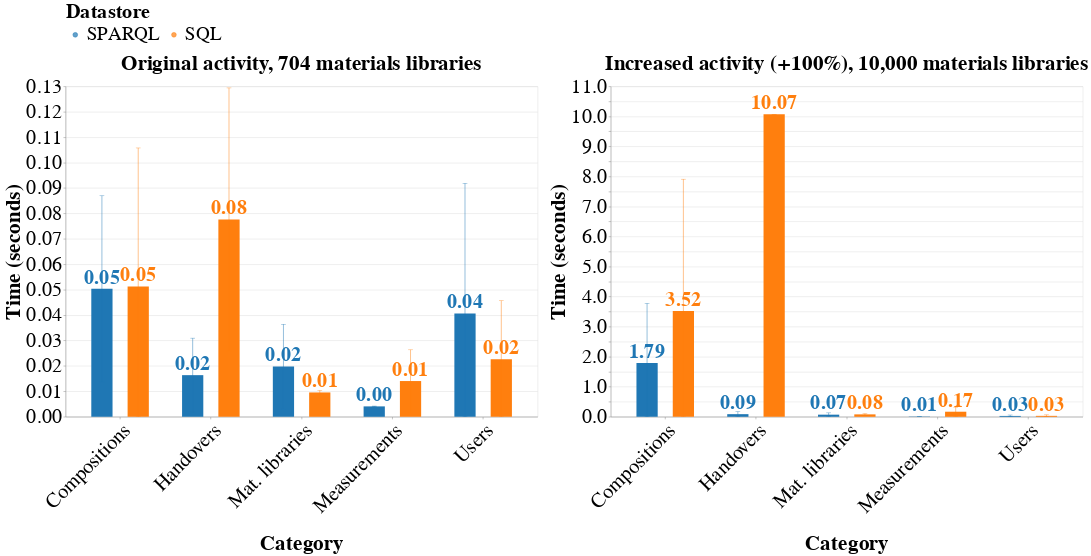

The cell this chart's notebook holds for it:
### Code cell
charts_avg = []
for df, title in [(query_benchmark_results_normal, "Original activity, 704 materials libraries"), (query_benchmark_results_extreme, "Increased activity (+100%), 10,000 materials libraries")]:
    base = alt.Chart(df).properties(width=600, height=550, title=title).encode(
        x=alt.X('category:N', title='Category', axis=alt.Axis(labelAngle=-45,  labelLimit=0, titlePadding=45), sort=x_label_order),
        color=alt.Color('type:N', scale=alt.Scale(domain=['SPARQL', 'SQL']), title='Datastore', legend=alt.Legend(title="Datastore", orient="top")),
        xOffset=alt.XOffset('type:N'),
        
    ).properties(
        width=1000, # For the paper: 800
        height=700 # For the paper: 600
    )

    # Compute mean and stdev per category/type
    agg = base.transform_aggregate(
        mean_time='mean(time)',
        stdev_time='stdev(time)',
        groupby=['category', 'type']
    ).transform_calculate(
        lower='max(0, datum.mean_time - datum.stdev_time)',
        upper='datum.mean_time + datum.stdev_time'
    )

    bars = agg.mark_bar(size=45).encode(
        y=alt.Y('mean_time:Q', title='Time (seconds)')
    )
    
    error_bars = agg.mark_errorbar(ticks=True, size=10, color='black').encode(
        y=alt.Y('lower:Q', title='Time (seconds)'),
        y2='upper:Q'
    )
    
    text = agg.mark_text(
        align='center',
        baseline='bottom',
        fontWeight='bold',
        dy=-2
    ).encode(
        y=alt.Y('mean_time:Q', title='Time (seconds)'),
        text=alt.Text('mean_time:Q', format='.2f')
    )


    charts_avg.append(bars + text + error_bars)

sparql_sql_benchmark_avgs = alt.hconcat(*charts_avg).resolve_scale(y='independent')
sparql_sql_benchmark_avgs.save('sparql_sql_benchmark_avg.pdf')
sparql_sql_benchmark_avgs

### Figure 1 — Vega specification as saved in the notebook (floating-point values rounded to 4 significant figures)
{"$schema": "https://vega.github.io/schema/vega/v5.json", "data": [{"name": "_server_source_1", "values": [{"category": "Compositions", "type": "SQL", "mean_time": 3.519, "stdev_time": 4.391}, {"category": "Handovers", "type": "SQL", "mean_time": 10.07, "stdev_time": 0.001503}, {"category": "Mat. libraries", "type": "SQL", "mean_time": 0.07996, "stdev_time": 0.02538}, {"category": "Measurements", "type": "SQL", "mean_time": 0.1684, "stdev_time": 0.1512}, {"category": "Users", "type": "SQL", "mean_time": 0.03056, "stdev_time": 0.03447}, {"category": "Compositions", "type": "SPARQL", "mean_time": 1.793, "stdev_time": 1.982}, {"category": "Handovers", "type": "SPARQL", "mean_time": 0.08689, "stdev_time": 0.08198}, {"category": "Mat. libraries", "type": "SPARQL", "mean_time": 0.0701, "stdev_time": 0.06022}, {"category": "Measurements", "type": "SPARQL", "mean_time": 0.009307, "stdev_time": 0.003259}, {"category": "Users", "type": "SPARQL", "mean_time": 0.0281, "stdev_time": 0.03081}]}, {"name": "_server_source_0", "values": [{"category": "Compositions", "type": "SQL", "mean_time": 0.05123, "stdev_time": 0.05454}, {"category": "Handovers", "type": "SQL", "mean_time": 0.07765, "stdev_time": 0.05174}, {"category": "Mat. libraries", "type": "SQL", "mean_time": 0.009571, "stdev_time": 0.0007871}, {"category": "Measurements", "type": "SQL", "mean_time": 0.01406, "stdev_time": 0.01229}, {"category": "Users", "type": "SQL", "mean_time": 0.0226, "stdev_time": 0.02305}, {"category": "Compositions", "type": "SPARQL", "mean_time": 0.05033, "stdev_time": 0.03661}, {"category": "Handovers", "type": "SPARQL", "mean_time": 0.01638, "stdev_time": 0.01456}, {"category": "Mat. libraries", "type": "SPARQL", "mean_time": 0.01973, "stdev_time": 0.01667}, {"category": "Measurements", "type": "SPARQL", "mean_time": 0.004086, "stdev_time": 0.0001346}, {"category": "Users", "type": "SPARQL", "mean_time": 0.04063, "stdev_time": 0.05123}]}, {"name": "source_0", "source": "_server_source_0", "transform": [{"type": "formula", "expr": "max(0, datum.mean_time - datum.stdev_time)", "as": "lower"}, {"type": "formula", "expr": "datum.mean_time + datum.stdev_time", "as": "upper"}, {"type": "project", "fields": ["category", "lower", "mean_time", "type", "upper"]}]}, {"name": "data_0", "source": "source_0", "transform": [{"type": "formula", "expr": "datum[\"upper\"]", "as": "upper_lower"}, {"type": "formula", "expr": "datum[\"lower\"]", "as": "lower_lower"}, {"type": "formula", "expr": "datum[\"category\"]===\"Materials libraries of silver or gold\" ? 0 : datum[\"category\"]===\"Materials libraries of silver and gold\" ? 1 : datum[\"category\"]===\"Materials libraries and creators\" ? 2 : datum[\"category\"]===\"Materials libraries not of silver or gold\" ? 3 : datum[\"category\"]===\"Substrate of every materials library\" ? 4 : datum[\"category\"]===\"All EDX measurements\" ? 5 : datum[\"category\"]===\"Measurements and creators\" ? 6 : datum[\"category\"]===\"Measurement area compositions counts\" ? 7 : datum[\"category\"]===\"Gold composition values\" ? 8 : datum[\"category\"]===\"Handovers with XRD measurements\" ? 9 : datum[\"category\"]===\"Measurements to handover correspondences\" ? 10 : datum[\"category\"]===\"All user details\" ? 11 : datum[\"category\"]===\"Materials libraries authored per user\" ? 12 : 13", "as": "x_category_sort_index"}, {"type": "formula", "expr": "datum[\"category\"]===\"Materials libraries of silver or gold\" ? 0 : datum[\"category\"]===\"Materials libraries of silver and gold\" ? 1 : datum[\"category\"]===\"Materials libraries and creators\" ? 2 : datum[\"category\"]===\"Materials libraries not of silver or gold\" ? 3 : datum[\"category\"]===\"Substrate of every materials library\" ? 4 : datum[\"category\"]===\"All EDX measurements\" ? 5 : datum[\"category\"]===\"Measurements and creators\" ? 6 : datum[\"category\"]===\"Measurement area compositions counts\" ? 7 : datum[\"category\"]===\"Gold composition values\" ? 8 : datum[\"category\"]===\"Handovers with XRD measurements\" ? 9 : datum[\"category\"]===\"Measurements to handover correspondences\" ? 10 : datum[\"category\"]===\"All user details\" ? 11 : datum[\"category\"]===\"Materials libraries authored per user\" ? 12 : 13", "as": "tooltip_category_sort_index"}, {"type": "project", "fields": ["category", "lower_lower", "type", "upper_lower", "x_category_sort_index"]}]}, {"name": "data_2", "source": "data_0", "transform": [{"type": "filter", "expr": "isValid(datum[\"lower_lower\"]) && isFinite(+datum[\"lower_lower\"])"}, {"type": "project", "fields": ["category", "lower_lower", "type", "upper_lower"]}]}, {"name": "data_3", "source": "data_0", "transform": [{"type": "filter", "expr": "isValid(datum[\"upper_lower\"]) && isFinite(+datum[\"upper_lower\"])"}, {"type": "project", "fields": ["category", "lower_lower", "type", "upper_lower"]}]}, {"name": "data_4", "source": "source_0", "transform": [{"type": "formula", "expr": "datum[\"category\"]===\"Materials libraries of silver or gold\" ? 0 : datum[\"category\"]===\"Materials libraries of silver and gold\" ? 1 : datum[\"category\"]===\"Materials libraries and creators\" ? 2 : datum[\"category\"]===\"Materials libraries not of silver or gold\" ? 3 : datum[\"category\"]===\"Substrate of every materials library\" ? 4 : datum[\"category\"]===\"All EDX measurements\" ? 5 : datum[\"category\"]===\"Measurements and creators\" ? 6 : datum[\"category\"]===\"Measurement area compositions counts\" ? 7 : datum[\"category\"]===\"Gold composition values\" ? 8 : datum[\"category\"]===\"Handovers with XRD measurements\" ? 9 : datum[\"category\"]===\"Measurements to handover correspondences\" ? 10 : datum[\"category\"]===\"All user details\" ? 11 : datum[\"category\"]===\"Materials libraries authored per user\" ? 12 : 13", "as": "x_category_sort_index"}, {"type": "project", "fields": ["category", "mean_time", "type", "x_category_sort_index"]}]}, {"name": "data_6", "source": "data_4", "transform": [{"type": "stack", "field": "mean_time", "groupby": ["category", "type"], "sort": {"field": [], "order": []}, "as": ["mean_time_start", "mean_time_end"], "offset": "zero"}, {"type": "filter", "expr": "isValid(datum[\"mean_time\"]) && isFinite(+datum[\"mean_time\"])"}, {"type": "project", "fields": ["category", "mean_time_end", "mean_time_start", "type"]}]}, {"name": "data_7", "source": "data_4", "transform": [{"type": "filter", "expr": "isValid(datum[\"mean_time\"]) && isFinite(+datum[\"mean_time\"])"}, {"type": "project", "fields": ["category", "mean_time", "type"]}]}, {"name": "source_1", "source": "_server_source_1", "transform": [{"type": "formula", "expr": "max(0, datum.mean_time - datum.stdev_time)", "as": "lower"}, {"type": "formula", "expr": "datum.mean_time + datum.stdev_time", "as": "upper"}, {"type": "project", "fields": ["category", "lower", "mean_time", "type", "upper"]}]}, {"name": "data_8", "source": "source_1", "transform": [{"type": "formula", "expr": "datum[\"upper\"]", "as": "upper_lower"}, {"type": "formula", "expr": "datum[\"lower\"]", "as": "lower_lower"}, {"type": "formula", "expr": "datum[\"category\"]===\"Materials libraries of silver or gold\" ? 0 : datum[\"category\"]===\"Materials libraries of silver and gold\" ? 1 : datum[\"category\"]===\"Materials libraries and creators\" ? 2 : datum[\"category\"]===\"Materials libraries not of silver or gold\" ? 3 : datum[\"category\"]===\"Substrate of every materials library\" ? 4 : datum[\"category\"]===\"All EDX measurements\" ? 5 : datum[\"category\"]===\"Measurements and creators\" ? 6 : datum[\"category\"]===\"Measurement area compositions counts\" ? 7 : datum[\"category\"]===\"Gold composition values\" ? 8 : datum[\"category\"]===\"Handovers with XRD measurements\" ? 9 : datum[\"category\"]===\"Measurements to handover correspondences\" ? 10 : datum[\"category\"]===\"All user details\" ? 11 : datum[\"category\"]===\"Materials libraries authored per user\" ? 12 : 13", "as": "x_category_sort_index"}, {"type": "formula", "expr": "datum[\"category\"]===\"Materials libraries of silver or gold\" ? 0 : datum[\"category\"]===\"Materials libraries of silver and gold\" ? 1 : datum[\"category\"]===\"Materials libraries and creators\" ? 2 : datum[\"category\"]===\"Materials libraries not of silver or gold\" ? 3 : datum[\"category\"]===\"Substrate of every materials library\" ? 4 : datum[\"category\"]===\"All EDX measurements\" ? 5 : datum[\"category\"]===\"Measurements and creators\" ? 6 : datum[\"category\"]===\"Measurement area compositions counts\" ? 7 : datum[\"category\"]===\"Gold composition values\" ? 8 : datum[\"category\"]===\"Handovers with XRD measurements\" ? 9 : datum[\"category\"]===\"Measurements to handover correspondences\" ? 10 : datum[\"category\"]===\"All user details\" ? 11 : datum[\"category\"]===\"Materials libraries authored per user\" ? 12 : 13", "as": "tooltip_category_sort_index"}, {"type": "project", "fields": ["category", "lower_lower", "type", "upper_lower", "x_category_sort_index"]}]}, {"name": "data_10", "source": "data_8", "transform": [{"type": "filter", "expr": "isValid(datum[\"lower_lower\"]) && isFinite(+datum[\"lower_lower\"])"}, {"type": "project", "fields": ["category", "lower_lower", "type", "upper_lower"]}]}, {"name": "data_11", "source": "data_8", "transform": [{"type": "filter", "expr": "isValid(datum[\"upper_lower\"]) && isFinite(+datum[\"upper_lower\"])"}, {"type": "project", "fields": ["category", "lower_lower", "type", "upper_lower"]}]}, {"name": "data_12", "source": "source_1", "transform": [{"type": "formula", "expr": "datum[\"category\"]===\"Materials libraries of silver or gold\" ? 0 : datum[\"category\"]===\"Materials libraries of silver and gold\" ? 1 : datum[\"category\"]===\"Materials libraries and creators\" ? 2 : datum[\"category\"]===\"Materials libraries not of silver or gold\" ? 3 : datum[\"category\"]===\"Substrate of every materials library\" ? 4 : datum[\"category\"]===\"All EDX measurements\" ? 5 : datum[\"category\"]===\"Measurements and creators\" ? 6 : datum[\"category\"]===\"Measurement area compositions counts\" ? 7 : datum[\"category\"]===\"Gold composition values\" ? 8 : datum[\"category\"]===\"Handovers with XRD measurements\" ? 9 : datum[\"category\"]===\"Measurements to handover correspondences\" ? 10 : datum[\"category\"]===\"All user details\" ? 11 : datum[\"category\"]===\"Materials libraries authored per user\" ? 12 : 13", "as": "x_category_sort_index"}, {"type": "project", "fields": ["category", "mean_time", "type", "x_category_sort_index"]}]}, {"name": "data_14", "source": "data_12", "transform": [{"type": "stack", "field": "mean_time", "groupby": ["category", "type"], "sort": {"field": [], "order": []}, "as": ["mean_time_start", "mean_time_end"], "offset": "zero"}, {"type": "filter", "expr": "isValid(datum[\"mean_time\"]) && isFinite(+datum[\"mean_time\"])"}, {"type": "project", "fields": ["category", "mean_time_end", "mean_time_start", "type"]}]}, {"name": "data_15", "source": "data_12", "transform": [{"type": "filter", "expr": "isValid(datum[\"mean_time\"]) && isFinite(+datum[\"mean_time\"])"}, {"type": "project", "fields": ["category", "mean_time", "type"]}]}, {"name": "data_6_xOffset_domain_type_0", "source": "data_6", "transform": [{"type": "aggregate", "groupby": ["type"], "fields": [], "ops": [], "as": []}, {"type": "formula", "expr": "datum['type']", "as": "sort_field"}, {"type": "project", "fields": ["type"]}]}, {"name": "data_7_xOffset_domain_type_1", "source": "data_7", "transform": [{"type": "aggregate", "groupby": ["type"], "fields": [], "ops": [], "as": []}, {"type": "formula", "expr": "datum['type']", "as": "sort_field"}, {"type": "project", "fields": ["type"]}]}, {"name": "data_2_xOffset_domain_type_2", "source": "data_2", "transform": [{"type": "aggregate", "groupby": ["type"], "fields": [], "ops": [], "as": []}, {"type": "formula", "expr": "datum['type']", "as": "sort_field"}, {"type": "project", "fields": ["type"]}]}, {"name": "data_3_xOffset_domain_type_3", "source": "data_3", "transform": [{"type": "aggregate", "groupby": ["type"], "fields": [], "ops": [], "as": []}, {"type": "formula", "expr": "datum['type']", "as": "sort_field"}, {"type": "project", "fields": ["type"]}]}, {"name": "data_14_xOffset_domain_type_4", "source": "data_14", "transform": [{"type": "aggregate", "groupby": ["type"], "fields": [], "ops": [], "as": []}, {"type": "formula", "expr": "datum['type']", "as": "sort_field"}, {"type": "project", "fields": ["type"]}]}, {"name": "data_15_xOffset_domain_type_5", "source": "data_15", "transform": [{"type": "aggregate", "groupby": ["type"], "fields": [], "ops": [], "as": []}, {"type": "formula", "expr": "datum['type']", "as": "sort_field"}, {"type": "project", "fields": ["type"]}]}, {"name": "data_10_xOffset_domain_type_6", "source": "data_10", "transform": [{"type": "aggregate", "groupby": ["type"], "fields": [], "ops": [], "as": []}, {"type": "formula", "expr": "datum['type']", "as": "sort_field"}, {"type": "project", "fields": ["type"]}]}, {"name": "data_11_xOffset_domain_type_7", "source": "data_11", "transform": [{"type": "aggregate", "groupby": ["type"], "fields": [], "ops": [], "as": []}, {"type": "formula", "expr": "datum['type']", "as": "sort_field"}, {"type": "project", "fields": ["type"]}]}, {"name": "data_4_concat_0_x_domain_category_0", "source": "data_4", "transform": [{"type": "aggregate", "groupby": ["category"], "fields": ["x_category_sort_index"], "ops": ["min"], "as": ["sort_field"]}, {"type": "project", "fields": ["category", "sort_field"]}]}, {"name": "data_0_concat_0_x_domain_category_1", "source": "data_0", "transform": [{"type": "aggregate", "groupby": ["category"], "fields": ["x_category_sort_index"], "ops": ["min"], "as": ["sort_field"]}, {"type": "project", "fields": ["category", "sort_field"]}]}, {"name": "data_12_concat_1_x_domain_category_0", "source": "data_12", "transform": [{"type": "aggregate", "groupby": ["category"], "fields": ["x_category_sort_index"], "ops": ["min"], "as": ["sort_field"]}, {"type": "project", "fields": ["category", "sort_field"]}]}, {"name": "data_8_concat_1_x_domain_category_1", "source": "data_8", "transform": [{"type": "aggregate", "groupby": ["category"], "fields": ["x_category_sort_index"], "ops": ["min"], "as": ["sort_field"]}, {"type": "project", "fields": ["category", "sort_field"]}]}], "signals": [{"name": "childWidth", "value": 1000}], "marks": [{"type": "group", "name": "concat_0_group", "encode": {"update": {"width": {"signal": "childWidth"}, "height": {"signal": "height"}}}, "marks": [{"type": "rect", "name": "concat_0_layer_0_marks", "from": {"data": "data_6"}, "encode": {"update": {"width": {"value": 45}, "y": {"field": "mean_time_end", "scale": "concat_0_y"}, "y2": {"field": "mean_time_start", "scale": "concat_0_y"}, "fill": {"field": "type", "scale": "color"}, "xc": {"field": "category", "scale": "concat_0_x", "offset": {"field": "type", "scale": "xOffset", "band": 0.5}}}}, "style": ["bar"]}, {"type": "text", "name": "concat_0_layer_1_marks", "from": {"data": "data_7"}, "encode": {"update": {"dy": {"value": -2}, "align": {"value": "center"}, "y": {"field": "mean_time", "scale": "concat_0_y"}, "text": {"signal": "format(datum[\"mean_time\"], \".2f\")"}, "fontSize": {"value": 43}, "fill": {"field": "type", "scale": "color"}, "baseline": {"value": "bottom"}, "x": {"field": "category", "scale": "concat_0_x", "offset": {"field": "type", "scale": "xOffset", "band": 0.5}}, "fontWeight": {"value": "bold"}}}, "style": ["text"]}, {"type": "rect", "name": "concat_0_layer_2_layer_0_marks", "from": {"data": "data_2"}, "encode": {"update": {"height": {"value": 1}, "opacity": {"value": 0.7}, "xc": {"field": "category", "scale": "concat_0_x", "offset": {"field": "type", "scale": "xOffset", "band": 0.5}}, "width": {"value": 10}, "yc": {"field": "lower_lower", "scale": "concat_0_y"}, "fill": {"field": "type", "scale": "color"}, "tooltip": {"signal": "{\"upper\": format(datum[\"upper_lower\"], \"\"), \"lower\": format(datum[\"lower_lower\"], \"\"), \"Datastore\": isValid(datum[\"type\"]) ? datum[\"type\"] : \"\"+datum[\"type\"], \"Category\": isValid(datum[\"category\"]) ? datum[\"category\"] : \"\"+datum[\"category\"], \"type\": isValid(datum[\"type\"]) ? datum[\"type\"] : \"\"+datum[\"type\"]}"}}}, "style": ["tick", "errorbar-ticks"], "aria": false}, {"type": "rect", "name": "concat_0_layer_2_layer_1_marks", "from": {"data": "data_3"}, "encode": {"update": {"xc": {"field": "category", "scale": "concat_0_x", "offset": {"field": "type", "scale": "xOffset", "band": 0.5}}, "yc": {"field": "upper_lower", "scale": "concat_0_y"}, "tooltip": {"signal": "{\"upper\": format(datum[\"upper_lower\"], \"\"), \"lower\": format(datum[\"lower_lower\"], \"\"), \"Datastore\": isValid(datum[\"type\"]) ? datum[\"type\"] : \"\"+datum[\"type\"], \"Category\": isValid(datum[\"category\"]) ? datum[\"category\"] : \"\"+datum[\"category\"], \"type\": isValid(datum[\"type\"]) ? datum[\"type\"] : \"\"+datum[\"type\"]}"}, "width": {"value": 10}, "height": {"value": 1}, "fill": {"field": "type", "scale": "color"}, "opacity": {"value": 0.7}}}, "style": ["tick", "errorbar-ticks"], "aria": false}, {"type": "rule", "name": "concat_0_layer_2_layer_2_marks", "from": {"data": "data_2"}, "encode": {"update": {"x": {"field": "category", "scale": "concat_0_x", "offset": {"field": "type", "scale": "xOffset", "band": 0.5}}, "y2": {"field": "upper_lower", "scale": "concat_0_y"}, "tooltip": {"signal": "{\"upper\": format(datum[\"upper_lower\"], \"\"), \"lower\": format(datum[\"lower_lower\"], \"\"), \"Datastore\": isValid(datum[\"type\"]) ? datum[\"type\"] : \"\"+datum[\"type\"], \"Category\": isValid(datum[\"category\"]) ? datum[\"category\"] : \"\"+datum[\"category\"], \"type\": isValid(datum[\"type\"]) ? datum[\"type\"] : \"\"+datum[\"type\"]}"}, "y": {"field": "lower_lower", "scale": "concat_0_y"}, "stroke": {"field": "type", "scale": "color"}}}, "style": ["rule", "errorbar-rule"]}], "axes": [{"scale": "concat_0_y", "minExtent": 0, "aria": false, "ticks": false, "zindex": 0, "labels": false, "domain": false, "orient": "left", "tickCount": {"signal": "ceil(height/40)"}, "maxExtent": 0, "gridScale": "concat_0_x", "grid": true}, {"scale": "concat_0_x", "titlePadding": 45, "grid": false, "labelBaseline": "top", "orient": "bottom", "zindex": 0, "labelAlign": "right", "title": "Category", "labelLimit": 0, "labelAngle": 315}, {"scale": "concat_0_y", "orient": "left", "title": "Time (seconds)", "labelOverlap": true, "tickCount": {"signal": "ceil(height/40)"}, "grid": false, "zindex": 0}], "title": {"text": "Original activity, 704 materials libraries", "limit": 0, "frame": "group"}, "style": "cell"}, {"type": "group", "name": "concat_1_group", "encode": {"update": {"height": {"signal": "height"}, "width": {"signal": "childWidth"}}}, "marks": [{"type": "rect", "name": "concat_1_layer_0_marks", "from": {"data": "data_14"}, "encode": {"update": {"width": {"value": 45}, "y": {"field": "mean_time_end", "scale": "concat_1_y"}, "y2": {"field": "mean_time_start", "scale": "concat_1_y"}, "fill": {"field": "type", "scale": "color"}, "xc": {"field": "category", "scale": "concat_1_x", "offset": {"field": "type", "scale": "xOffset", "band": 0.5}}}}, "style": ["bar"]}, {"type": "text", "name": "concat_1_layer_1_marks", "from": {"data": "data_15"}, "encode": {"update": {"y": {"field": "mean_time", "scale": "concat_1_y"}, "text": {"signal": "format(datum[\"mean_time\"], \".2f\")"}, "fontWeight": {"value": "bold"}, "fontSize": {"value": 43}, "x": {"field": "category", "scale": "concat_1_x", "offset": {"field": "type", "scale": "xOffset", "band": 0.5}}, "baseline": {"value": "bottom"}, "fill": {"field": "type", "scale": "color"}, "dy": {"value": -2}, "align": {"value": "center"}}}, "style": ["text"]}, {"type": "rect", "name": "concat_1_layer_2_layer_0_marks", "from": {"data": "data_10"}, "encode": {"update": {"tooltip": {"signal": "{\"upper\": format(datum[\"upper_lower\"], \"\"), \"lower\": format(datum[\"lower_lower\"], \"\"), \"Datastore\": isValid(datum[\"type\"]) ? datum[\"type\"] : \"\"+datum[\"type\"], \"Category\": isValid(datum[\"category\"]) ? datum[\"category\"] : \"\"+datum[\"category\"], \"type\": isValid(datum[\"type\"]) ? datum[\"type\"] : \"\"+datum[\"type\"]}"}, "xc": {"field": "category", "scale": "concat_1_x", "offset": {"field": "type", "scale": "xOffset", "band": 0.5}}, "height": {"value": 1}, "yc": {"field": "lower_lower", "scale": "concat_1_y"}, "opacity": {"value": 0.7}, "width": {"value": 10}, "fill": {"field": "type", "scale": "color"}}}, "style": ["tick", "errorbar-ticks"], "aria": false}, {"type": "rect", "name": "concat_1_layer_2_layer_1_marks", "from": {"data": "data_11"}, "encode": {"update": {"opacity": {"value": 0.7}, "fill": {"field": "type", "scale": "color"}, "tooltip": {"signal": "{\"upper\": format(datum[\"upper_lower\"], \"\"), \"lower\": format(datum[\"lower_lower\"], \"\"), \"Datastore\": isValid(datum[\"type\"]) ? datum[\"type\"] : \"\"+datum[\"type\"], \"Category\": isValid(datum[\"category\"]) ? datum[\"category\"] : \"\"+datum[\"category\"], \"type\": isValid(datum[\"type\"]) ? datum[\"type\"] : \"\"+datum[\"type\"]}"}, "xc": {"field": "category", "scale": "concat_1_x", "offset": {"field": "type", "scale": "xOffset", "band": 0.5}}, "yc": {"field": "upper_lower", "scale": "concat_1_y"}, "width": {"value": 10}, "height": {"value": 1}}}, "style": ["tick", "errorbar-ticks"], "aria": false}, {"type": "rule", "name": "concat_1_layer_2_layer_2_marks", "from": {"data": "data_10"}, "encode": {"update": {"tooltip": {"signal": "{\"upper\": format(datum[\"upper_lower\"], \"\"), \"lower\": format(datum[\"lower_lower\"], \"\"), \"Datastore\": isValid(datum[\"type\"]) ? datum[\"type\"] : \"\"+datum[\"type\"], \"Category\": isValid(datum[\"category\"]) ? datum[\"category\"] : \"\"+datum[\"category\"], \"type\": isValid(datum[\"type\"]) ? datum[\"type\"] : \"\"+datum[\"type\"]}"}, "x": {"field": "category", "scale": "concat_1_x", "offset": {"field": "type", "scale": "xOffset", "band": 0.5}}, "y2": {"field": "upper_lower", "scale": "concat_1_y"}, "stroke": {"field": "type", "scale": "color"}, "y": {"field": "lower_lower", "scale": "concat_1_y"}}}, "style": ["rule", "errorbar-rule"]}], "axes": [{"scale": "concat_1_y", "minExtent": 0, "labels": false, "orient": "left", "aria": false, "maxExtent": 0, "ticks": false, "grid": true, "tickCount": {"signal": "ceil(height/40)"}, "zindex": 0, "domain": false, "gridScale": "concat_1_x"}, {"scale": "concat_1_x", "title": "Category", "labelAlign": "right", "zindex": 0, "titlePadding": 45, "labelAngle": 315, "orient": "bottom", "labelLimit": 0, "grid": false, "labelBaseline": "top"}, {"scale": "concat_1_y", "grid": false, "labelOverlap": true, "orient": "left", "tickCount": {"signal": "ceil(height/40)"}, "zindex": 0, "title": "Time (seconds)"}], "title": {"text": "Increased activity (+100%), 10,000 materials libraries", "limit": 0, "frame": "group"}, "style": "cell"}], "scales": [{"name": "xOffset", "type": "band", "domain": {"fields": [{"data": "data_6_xOffset_domain_type_0", "field": "type"}, {"data": "data_7_xOffset_domain_type_1", "field": "type"}, {"data": "data_2_xOffset_domain_type_2", "field": "type"}, {"data": "data_3_xOffset_domain_type_3", "field": "type"}, {"data": "data_14_xOffset_domain_type_4", "field": "type"}, {"data": "data_15_xOffset_domain_type_5", "field": "type"}, {"data": "data_10_xOffset_domain_type_6", "field": "type"}, {"data": "data_11_xOffset_domain_type_7", "field": "type"}], "sort": true}, "range": [0, {"signal": "bandwidth('concat_0_x')"}]}, {"name": "color", "type": "ordinal", "domain": ["SPARQL", "SQL"], "range": "category"}, {"name": "concat_0_x", "type": "band", "domain": {"fields": [{"data": "data_4_concat_0_x_domain_category_0", "field": "category"}, {"data": "data_0_concat_0_x_domain_category_1", "field": "category"}], "sort": {"op": "max", "field": "sort_field"}}, "range": [0, {"signal": "childWidth"}], "paddingInner": 0.2, "paddingOuter": 0.2}, {"name": "concat_0_y", "type": "linear", "domain": {"fields": [{"data": "data_6", "field": "mean_time_start"}, {"data": "data_6", "field": "mean_time_end"}, {"data": "data_7", "field": "mean_time"}, {"data": "data_2", "field": "lower_lower"}, {"data": "data_3", "field": "upper_lower"}, {"data": "data_2", "field": "upper_lower"}]}, "range": [{"signal": "height"}, 0], "nice": true, "zero": true}, {"name": "concat_1_x", "type": "band", "domain": {"fields": [{"data": "data_12_concat_1_x_domain_category_0", "field": "category"}, {"data": "data_8_concat_1_x_domain_category_1", "field": "category"}], "sort": {"op": "max", "field": "sort_field"}}, "range": [0, {"signal": "childWidth"}], "paddingInner": 0.2, "paddingOuter": 0.2}, {"name": "concat_1_y", "type": "linear", "domain": {"fields": [{"data": "data_14", "field": "mean_time_start"}, {"data": "data_14", "field": "mean_time_end"}, {"data": "data_15", "field": "mean_time"}, {"data": "data_10", "field": "lower_lower"}, {"data": "data_11", "field": "upper_lower"}, {"data": "data_10", "field": "upper_lower"}]}, "range": [{"signal": "height"}, 0], "zero": true, "nice": true}], "layout": {"padding": 20, "bounds": "full", "align": "each"}, "background": "white", "legends": [{"orient": "top", "title": "Datastore", "fill": "color", "direction": "horizontal", "symbolType": "circle", "stroke": "color", "encode": {"symbols": {"update": {"opacity": {"value": 0.7}}}}}], "config": {"range": {"category": ["#1f77b4", "#ff7f0e", "#2ca02c", "#e45756", "#9467bd", "#8c564b", "#e377c2", "#7f7f7f", "#efb118", "#17becf", "#e41a1c"]}, "axis": {"titleFontSize": 45, "labelFontSize": 43, "limit": 0}, "legend": {"titleFontSize": 43, "labelFontSize": 41, "labelLimit": 0, "titleLimit": 0}, "style": {"text": {"fontSize": 43, "limit": 0}, "group-title": {"fontSize": 45}, "group-subtitle": {"limit": 0}}}, "padding": 5, "height": 700}
